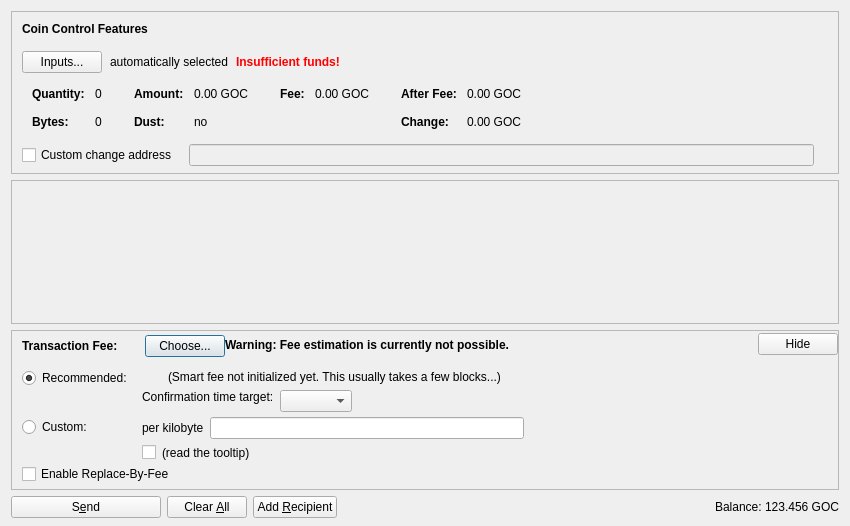
<?xml version="1.0" encoding="UTF-8"?>
<ui version="4.0">
 <class>SendCoinsDialog</class>
 <widget class="QDialog" name="SendCoinsDialog">
  <property name="geometry">
   <rect>
    <x>0</x>
    <y>0</y>
    <width>850</width>
    <height>526</height>
   </rect>
  </property>
  <property name="windowTitle">
   <string>Send Coins</string>
  </property>
  <layout class="QVBoxLayout" name="verticalLayout" stretch="0,1,0,0">
   <property name="bottomMargin">
    <number>8</number>
   </property>
   <item>
    <widget class="QFrame" name="frameCoinControl">
     <property name="sizePolicy">
      <sizepolicy hsizetype="Expanding" vsizetype="Expanding">
       <horstretch>0</horstretch>
       <verstretch>0</verstretch>
      </sizepolicy>
     </property>
     <property name="maximumSize">
      <size>
       <width>16777215</width>
       <height>16777215</height>
      </size>
     </property>
     <property name="frameShape">
      <enum>QFrame::StyledPanel</enum>
     </property>
     <property name="frameShadow">
      <enum>QFrame::Sunken</enum>
     </property>
     <layout class="QVBoxLayout" name="verticalLayoutCoinControl2">
      <property name="spacing">
       <number>0</number>
      </property>
      <property name="leftMargin">
       <number>0</number>
      </property>
      <property name="topMargin">
       <number>0</number>
      </property>
      <property name="rightMargin">
       <number>0</number>
      </property>
      <property name="bottomMargin">
       <number>6</number>
      </property>
      <item>
       <layout class="QVBoxLayout" name="verticalLayoutCoinControl" stretch="0,0,0,0,1">
        <property name="spacing">
         <number>0</number>
        </property>
        <property name="leftMargin">
         <number>10</number>
        </property>
        <property name="topMargin">
         <number>10</number>
        </property>
        <item>
         <layout class="QHBoxLayout" name="horizontalLayoutCoinControl1">
          <property name="bottomMargin">
           <number>15</number>
          </property>
          <item>
           <widget class="QLabel" name="labelCoinControlFeatures">
            <property name="sizePolicy">
             <sizepolicy hsizetype="Preferred" vsizetype="Maximum">
              <horstretch>0</horstretch>
              <verstretch>0</verstretch>
             </sizepolicy>
            </property>
            <property name="font">
             <font>
              <weight>75</weight>
              <bold>true</bold>
             </font>
            </property>
            <property name="styleSheet">
             <string notr="true">font-weight:bold;</string>
            </property>
            <property name="text">
             <string>Coin Control Features</string>
            </property>
           </widget>
          </item>
         </layout>
        </item>
        <item>
         <layout class="QHBoxLayout" name="horizontalLayoutCoinControl2" stretch="0,0,0,0">
          <property name="spacing">
           <number>8</number>
          </property>
          <property name="bottomMargin">
           <number>10</number>
          </property>
          <item>
           <widget class="QPushButton" name="pushButtonCoinControl">
            <property name="styleSheet">
             <string notr="true"/>
            </property>
            <property name="text">
             <string>Inputs...</string>
            </property>
            <property name="autoDefault">
             <bool>false</bool>
            </property>
           </widget>
          </item>
          <item>
           <widget class="QLabel" name="labelCoinControlAutomaticallySelected">
            <property name="text">
             <string>automatically selected</string>
            </property>
            <property name="margin">
             <number>5</number>
            </property>
           </widget>
          </item>
          <item>
           <widget class="QLabel" name="labelCoinControlInsuffFunds">
            <property name="font">
             <font>
              <weight>75</weight>
              <bold>true</bold>
             </font>
            </property>
            <property name="styleSheet">
             <string notr="true">color:red;font-weight:bold;</string>
            </property>
            <property name="text">
             <string>Insufficient funds!</string>
            </property>
            <property name="margin">
             <number>5</number>
            </property>
           </widget>
          </item>
          <item>
           <spacer name="horizontalSpacerCoinControl">
            <property name="orientation">
             <enum>Qt::Horizontal</enum>
            </property>
            <property name="sizeHint" stdset="0">
             <size>
              <width>40</width>
              <height>1</height>
             </size>
            </property>
           </spacer>
          </item>
         </layout>
        </item>
        <item>
         <widget class="QWidget" name="widgetCoinControl" native="true">
          <property name="sizePolicy">
           <sizepolicy hsizetype="Preferred" vsizetype="Preferred">
            <horstretch>0</horstretch>
            <verstretch>0</verstretch>
           </sizepolicy>
          </property>
          <property name="minimumSize">
           <size>
            <width>0</width>
            <height>0</height>
           </size>
          </property>
          <property name="styleSheet">
           <string notr="true"/>
          </property>
          <layout class="QHBoxLayout" name="horizontalLayoutCoinControl5">
           <property name="leftMargin">
            <number>0</number>
           </property>
           <property name="topMargin">
            <number>0</number>
           </property>
           <property name="rightMargin">
            <number>0</number>
           </property>
           <property name="bottomMargin">
            <number>0</number>
           </property>
           <item>
            <layout class="QHBoxLayout" name="horizontalLayoutCoinControl3" stretch="0,0,0,1">
             <property name="spacing">
              <number>20</number>
             </property>
             <property name="topMargin">
              <number>0</number>
             </property>
             <property name="bottomMargin">
              <number>10</number>
             </property>
             <item>
              <layout class="QFormLayout" name="formLayoutCoinControl1">
               <property name="horizontalSpacing">
                <number>10</number>
               </property>
               <property name="verticalSpacing">
                <number>14</number>
               </property>
               <property name="leftMargin">
                <number>10</number>
               </property>
               <property name="topMargin">
                <number>4</number>
               </property>
               <property name="rightMargin">
                <number>6</number>
               </property>
               <item row="0" column="0">
                <widget class="QLabel" name="labelCoinControlQuantityText">
                 <property name="font">
                  <font>
                   <weight>75</weight>
                   <bold>true</bold>
                  </font>
                 </property>
                 <property name="text">
                  <string>Quantity:</string>
                 </property>
                 <property name="margin">
                  <number>0</number>
                 </property>
                </widget>
               </item>
               <item row="0" column="1">
                <widget class="QLabel" name="labelCoinControlQuantity">
                 <property name="cursor">
                  <cursorShape>IBeamCursor</cursorShape>
                 </property>
                 <property name="contextMenuPolicy">
                  <enum>Qt::ActionsContextMenu</enum>
                 </property>
                 <property name="text">
                  <string notr="true">0</string>
                 </property>
                 <property name="margin">
                  <number>0</number>
                 </property>
                 <property name="textInteractionFlags">
                  <set>Qt::LinksAccessibleByMouse|Qt::TextSelectableByKeyboard|Qt::TextSelectableByMouse</set>
                 </property>
                </widget>
               </item>
               <item row="1" column="0">
                <widget class="QLabel" name="labelCoinControlBytesText">
                 <property name="font">
                  <font>
                   <weight>75</weight>
                   <bold>true</bold>
                  </font>
                 </property>
                 <property name="text">
                  <string>Bytes:</string>
                 </property>
                </widget>
               </item>
               <item row="1" column="1">
                <widget class="QLabel" name="labelCoinControlBytes">
                 <property name="cursor">
                  <cursorShape>IBeamCursor</cursorShape>
                 </property>
                 <property name="contextMenuPolicy">
                  <enum>Qt::ActionsContextMenu</enum>
                 </property>
                 <property name="text">
                  <string notr="true">0</string>
                 </property>
                 <property name="textInteractionFlags">
                  <set>Qt::LinksAccessibleByMouse|Qt::TextSelectableByKeyboard|Qt::TextSelectableByMouse</set>
                 </property>
                </widget>
               </item>
              </layout>
             </item>
             <item>
              <layout class="QFormLayout" name="formLayoutCoinControl2">
               <property name="horizontalSpacing">
                <number>10</number>
               </property>
               <property name="verticalSpacing">
                <number>14</number>
               </property>
               <property name="leftMargin">
                <number>6</number>
               </property>
               <property name="topMargin">
                <number>4</number>
               </property>
               <property name="rightMargin">
                <number>6</number>
               </property>
               <item row="0" column="0">
                <widget class="QLabel" name="labelCoinControlAmountText">
                 <property name="font">
                  <font>
                   <weight>75</weight>
                   <bold>true</bold>
                  </font>
                 </property>
                 <property name="text">
                  <string>Amount:</string>
                 </property>
                 <property name="margin">
                  <number>0</number>
                 </property>
                </widget>
               </item>
               <item row="0" column="1">
                <widget class="QLabel" name="labelCoinControlAmount">
                 <property name="cursor">
                  <cursorShape>IBeamCursor</cursorShape>
                 </property>
                 <property name="contextMenuPolicy">
                  <enum>Qt::ActionsContextMenu</enum>
                 </property>
                 <property name="text">
                  <string notr="true">0.00 GOC</string>
                 </property>
                 <property name="textInteractionFlags">
                  <set>Qt::LinksAccessibleByMouse|Qt::TextSelectableByKeyboard|Qt::TextSelectableByMouse</set>
                 </property>
                </widget>
               </item>
               <item row="1" column="0">
                <widget class="QLabel" name="labelCoinControlLowOutputText">
                 <property name="font">
                  <font>
                   <weight>75</weight>
                   <bold>true</bold>
                  </font>
                 </property>
                 <property name="text">
                  <string>Dust:</string>
                 </property>
                </widget>
               </item>
               <item row="1" column="1">
                <widget class="QLabel" name="labelCoinControlLowOutput">
                 <property name="cursor">
                  <cursorShape>IBeamCursor</cursorShape>
                 </property>
                 <property name="contextMenuPolicy">
                  <enum>Qt::ActionsContextMenu</enum>
                 </property>
                 <property name="text">
                  <string notr="true">no</string>
                 </property>
                 <property name="textInteractionFlags">
                  <set>Qt::LinksAccessibleByMouse|Qt::TextSelectableByKeyboard|Qt::TextSelectableByMouse</set>
                 </property>
                </widget>
               </item>
              </layout>
             </item>
             <item>
              <layout class="QFormLayout" name="formLayoutCoinControl3">
               <property name="horizontalSpacing">
                <number>10</number>
               </property>
               <property name="verticalSpacing">
                <number>14</number>
               </property>
               <property name="leftMargin">
                <number>6</number>
               </property>
               <property name="topMargin">
                <number>4</number>
               </property>
               <property name="rightMargin">
                <number>6</number>
               </property>
               <item row="0" column="0">
                <widget class="QLabel" name="labelCoinControlFeeText">
                 <property name="font">
                  <font>
                   <weight>75</weight>
                   <bold>true</bold>
                  </font>
                 </property>
                 <property name="text">
                  <string>Fee:</string>
                 </property>
                 <property name="margin">
                  <number>0</number>
                 </property>
                </widget>
               </item>
               <item row="0" column="1">
                <widget class="QLabel" name="labelCoinControlFee">
                 <property name="cursor">
                  <cursorShape>IBeamCursor</cursorShape>
                 </property>
                 <property name="contextMenuPolicy">
                  <enum>Qt::ActionsContextMenu</enum>
                 </property>
                 <property name="text">
                  <string notr="true">0.00 GOC</string>
                 </property>
                 <property name="textInteractionFlags">
                  <set>Qt::LinksAccessibleByMouse|Qt::TextSelectableByKeyboard|Qt::TextSelectableByMouse</set>
                 </property>
                </widget>
               </item>
              </layout>
             </item>
             <item>
              <layout class="QFormLayout" name="formLayoutCoinControl4">
               <property name="horizontalSpacing">
                <number>10</number>
               </property>
               <property name="verticalSpacing">
                <number>14</number>
               </property>
               <property name="leftMargin">
                <number>6</number>
               </property>
               <property name="topMargin">
                <number>4</number>
               </property>
               <property name="rightMargin">
                <number>6</number>
               </property>
               <item row="0" column="0">
                <widget class="QLabel" name="labelCoinControlAfterFeeText">
                 <property name="font">
                  <font>
                   <weight>75</weight>
                   <bold>true</bold>
                  </font>
                 </property>
                 <property name="text">
                  <string>After Fee:</string>
                 </property>
                 <property name="margin">
                  <number>0</number>
                 </property>
                </widget>
               </item>
               <item row="0" column="1">
                <widget class="QLabel" name="labelCoinControlAfterFee">
                 <property name="cursor">
                  <cursorShape>IBeamCursor</cursorShape>
                 </property>
                 <property name="contextMenuPolicy">
                  <enum>Qt::ActionsContextMenu</enum>
                 </property>
                 <property name="text">
                  <string notr="true">0.00 GOC</string>
                 </property>
                 <property name="textInteractionFlags">
                  <set>Qt::LinksAccessibleByMouse|Qt::TextSelectableByKeyboard|Qt::TextSelectableByMouse</set>
                 </property>
                </widget>
               </item>
               <item row="1" column="0">
                <widget class="QLabel" name="labelCoinControlChangeText">
                 <property name="font">
                  <font>
                   <weight>75</weight>
                   <bold>true</bold>
                  </font>
                 </property>
                 <property name="text">
                  <string>Change:</string>
                 </property>
                </widget>
               </item>
               <item row="1" column="1">
                <widget class="QLabel" name="labelCoinControlChange">
                 <property name="cursor">
                  <cursorShape>IBeamCursor</cursorShape>
                 </property>
                 <property name="contextMenuPolicy">
                  <enum>Qt::ActionsContextMenu</enum>
                 </property>
                 <property name="text">
                  <string notr="true">0.00 GOC</string>
                 </property>
                 <property name="textInteractionFlags">
                  <set>Qt::LinksAccessibleByMouse|Qt::TextSelectableByKeyboard|Qt::TextSelectableByMouse</set>
                 </property>
                </widget>
               </item>
              </layout>
             </item>
            </layout>
           </item>
          </layout>
         </widget>
        </item>
        <item>
         <layout class="QHBoxLayout" name="horizontalLayoutCoinControl4" stretch="0,0,0">
          <property name="spacing">
           <number>12</number>
          </property>
          <property name="sizeConstraint">
           <enum>QLayout::SetDefaultConstraint</enum>
          </property>
          <property name="topMargin">
           <number>5</number>
          </property>
          <property name="rightMargin">
           <number>5</number>
          </property>
          <item>
           <widget class="QCheckBox" name="checkBoxCoinControlChange">
            <property name="toolTip">
             <string>If this is activated, but the change address is empty or invalid, change will be sent to a newly generated address.</string>
            </property>
            <property name="text">
             <string>Custom change address</string>
            </property>
           </widget>
          </item>
          <item>
           <widget class="QValidatedLineEdit" name="lineEditCoinControlChange">
            <property name="enabled">
             <bool>false</bool>
            </property>
            <property name="sizePolicy">
             <sizepolicy hsizetype="Expanding" vsizetype="Fixed">
              <horstretch>0</horstretch>
              <verstretch>0</verstretch>
             </sizepolicy>
            </property>
           </widget>
          </item>
          <item>
           <widget class="QLabel" name="labelCoinControlChangeLabel">
            <property name="sizePolicy">
             <sizepolicy hsizetype="Preferred" vsizetype="Expanding">
              <horstretch>0</horstretch>
              <verstretch>0</verstretch>
             </sizepolicy>
            </property>
            <property name="minimumSize">
             <size>
              <width>0</width>
              <height>0</height>
             </size>
            </property>
            <property name="text">
             <string/>
            </property>
            <property name="margin">
             <number>3</number>
            </property>
           </widget>
          </item>
         </layout>
        </item>
        <item>
         <spacer name="verticalSpacerCoinControl">
          <property name="orientation">
           <enum>Qt::Vertical</enum>
          </property>
          <property name="sizeHint" stdset="0">
           <size>
            <width>800</width>
            <height>1</height>
           </size>
          </property>
         </spacer>
        </item>
       </layout>
      </item>
     </layout>
    </widget>
   </item>
   <item>
    <widget class="QScrollArea" name="scrollArea">
     <property name="widgetResizable">
      <bool>true</bool>
     </property>
     <widget class="QWidget" name="scrollAreaWidgetContents">
      <property name="geometry">
       <rect>
        <x>0</x>
        <y>0</y>
        <width>830</width>
        <height>104</height>
       </rect>
      </property>
      <layout class="QVBoxLayout" name="verticalLayout_2" stretch="0,1">
       <property name="leftMargin">
        <number>0</number>
       </property>
       <property name="topMargin">
        <number>0</number>
       </property>
       <property name="rightMargin">
        <number>0</number>
       </property>
       <property name="bottomMargin">
        <number>0</number>
       </property>
       <item>
        <layout class="QVBoxLayout" name="entries">
         <property name="spacing">
          <number>6</number>
         </property>
        </layout>
       </item>
       <item>
        <spacer name="verticalSpacer">
         <property name="orientation">
          <enum>Qt::Vertical</enum>
         </property>
         <property name="sizeHint" stdset="0">
          <size>
           <width>20</width>
           <height>40</height>
          </size>
         </property>
        </spacer>
       </item>
      </layout>
     </widget>
    </widget>
   </item>
   <item>
    <widget class="QFrame" name="frameFee">
     <property name="sizePolicy">
      <sizepolicy hsizetype="Expanding" vsizetype="Expanding">
       <horstretch>0</horstretch>
       <verstretch>0</verstretch>
      </sizepolicy>
     </property>
     <property name="maximumSize">
      <size>
       <width>16777215</width>
       <height>16777215</height>
      </size>
     </property>
     <property name="frameShape">
      <enum>QFrame::StyledPanel</enum>
     </property>
     <property name="frameShadow">
      <enum>QFrame::Sunken</enum>
     </property>
     <layout class="QVBoxLayout" name="verticalLayoutFee1">
      <property name="spacing">
       <number>0</number>
      </property>
      <property name="leftMargin">
       <number>0</number>
      </property>
      <property name="topMargin">
       <number>0</number>
      </property>
      <property name="rightMargin">
       <number>0</number>
      </property>
      <property name="bottomMargin">
       <number>0</number>
      </property>
      <item>
       <layout class="QVBoxLayout" name="verticalLayoutFee2" stretch="0,0,0">
        <property name="spacing">
         <number>0</number>
        </property>
        <property name="leftMargin">
         <number>10</number>
        </property>
        <property name="topMargin">
         <number>0</number>
        </property>
        <item>
         <layout class="QHBoxLayout" name="horizontalLayoutFee1">
          <property name="bottomMargin">
           <number>0</number>
          </property>
          <item>
           <layout class="QVBoxLayout" name="verticalLayoutFee7">
            <property name="spacing">
             <number>0</number>
            </property>
            <item>
             <spacer name="verticalSpacerSmartFee">
              <property name="orientation">
               <enum>Qt::Vertical</enum>
              </property>
              <property name="sizeType">
               <enum>QSizePolicy::Fixed</enum>
              </property>
              <property name="sizeHint" stdset="0">
               <size>
                <width>1</width>
                <height>4</height>
               </size>
              </property>
             </spacer>
            </item>
            <item>
             <layout class="QHBoxLayout" name="horizontalLayoutSmartFee">
              <property name="spacing">
               <number>10</number>
              </property>
              <item>
               <widget class="QLabel" name="labelFeeHeadline">
                <property name="sizePolicy">
                 <sizepolicy hsizetype="Preferred" vsizetype="Maximum">
                  <horstretch>0</horstretch>
                  <verstretch>0</verstretch>
                 </sizepolicy>
                </property>
                <property name="font">
                 <font>
                  <weight>75</weight>
                  <bold>true</bold>
                 </font>
                </property>
                <property name="styleSheet">
                 <string notr="true">font-weight:bold;</string>
                </property>
                <property name="text">
                 <string>Transaction Fee:</string>
                </property>
               </widget>
              </item>
              <item>
               <widget class="QLabel" name="labelFeeMinimized">
                <property name="text">
                 <string/>
                </property>
               </widget>
              </item>
              <item>
               <widget class="QPushButton" name="buttonChooseFee">
                <property name="text">
                 <string>Choose...</string>
                </property>
               </widget>
              </item>
             </layout>
            </item>
            <item>
             <spacer name="verticalSpacer_5">
              <property name="orientation">
               <enum>Qt::Vertical</enum>
              </property>
              <property name="sizeHint" stdset="0">
               <size>
                <width>1</width>
                <height>1</height>
               </size>
              </property>
             </spacer>
            </item>
           </layout>
          </item>
          <item>
           <widget class="QLabel" name="fallbackFeeWarningLabel">
            <property name="toolTip">
             <string>Using the fallbackfee can result in sending a transaction that will take several hours or days (or never) to confirm. Consider choosing your fee manually or wait until you have validated the complete chain.</string>
            </property>
            <property name="font">
            <font>
                <weight>75</weight>
                <bold>true</bold>
            </font>
            </property>
            <property name="text">
             <string>Warning: Fee estimation is currently not possible.</string>
            </property>
            <property name="wordWrap">
             <bool>false</bool>
            </property>
           </widget>
          </item>
          <item>
           <spacer name="horizontalSpacer_4">
            <property name="orientation">
             <enum>Qt::Horizontal</enum>
            </property>
            <property name="sizeType">
             <enum>QSizePolicy::MinimumExpanding</enum>
            </property>
            <property name="sizeHint" stdset="0">
             <size>
              <width>40</width>
              <height>20</height>
             </size>
            </property>
           </spacer>
          </item>
          <item>
           <widget class="QPushButton" name="buttonMinimizeFee">
            <property name="toolTip">
             <string>collapse fee-settings</string>
            </property>
            <property name="text">
             <string>Hide</string>
            </property>
           </widget>
          </item>
         </layout>
        </item>
        <item>
         <widget class="QFrame" name="frameFeeSelection">
          <layout class="QVBoxLayout" name="verticalLayoutFee12">
           <property name="spacing">
            <number>0</number>
           </property>
           <property name="leftMargin">
            <number>0</number>
           </property>
           <property name="topMargin">
            <number>0</number>
           </property>
           <property name="rightMargin">
            <number>0</number>
           </property>
           <property name="bottomMargin">
            <number>0</number>
           </property>
           <item>
            <layout class="QGridLayout" name="gridLayoutFee">
             <property name="topMargin">
              <number>10</number>
             </property>
             <property name="bottomMargin">
              <number>4</number>
             </property>
             <property name="horizontalSpacing">
              <number>10</number>
             </property>
             <property name="verticalSpacing">
              <number>4</number>
             </property>
             <item row="1" column="1">
              <layout class="QVBoxLayout" name="verticalLayoutFee8">
               <property name="spacing">
                <number>6</number>
               </property>
               <item>
                <layout class="QHBoxLayout" name="horizontalLayoutFee13">
                 <item>
                  <widget class="QLabel" name="labelCustomPerKilobyte">
                   <property name="toolTip">
                    <string>Specify a custom fee per kB (1,000 bytes) of the transaction's virtual size.

Note:  Since the fee is calculated on a per-byte basis, a fee of "100 satoshis per kB" for a transaction size of 500 bytes (half of 1 kB) would ultimately yield a fee of only 50 satoshis.</string>
                   </property>
                   <property name="text">
                    <string>per kilobyte</string>
                   </property>
                  </widget>
                 </item>
                 <item>
                  <widget class="BitcoinAmountField" name="customFee"/>
                 </item>
                 <item>
                  <spacer name="horizontalSpacer_6">
                   <property name="orientation">
                    <enum>Qt::Horizontal</enum>
                   </property>
                   <property name="sizeHint" stdset="0">
                    <size>
                     <width>1</width>
                     <height>1</height>
                    </size>
                   </property>
                  </spacer>
                 </item>
                </layout>
               </item>
               <item>
                <layout class="QHBoxLayout" name="horizontalLayoutFee8">
                 <item>
                  <widget class="QCheckBox" name="checkBoxMinimumFee">
                   <property name="toolTip">
                    <string>Paying only the minimum fee is just fine as long as there is less transaction volume than space in the blocks. But be aware that this can end up in a never confirming transaction once there is more demand for gocoin transactions than the network can process.</string>
                   </property>
                   <property name="text">
                    <string/>
                   </property>
                  </widget>
                 </item>
                 <item>
                  <widget class="QLabel" name="labelMinFeeWarning">
                   <property name="enabled">
                    <bool>true</bool>
                   </property>
                   <property name="toolTip">
                    <string>Paying only the minimum fee is just fine as long as there is less transaction volume than space in the blocks. But be aware that this can end up in a never confirming transaction once there is more demand for gocoin transactions than the network can process.</string>
                   </property>
                   <property name="text">
                    <string>(read the tooltip)</string>
                   </property>
                   <property name="margin">
                    <number>5</number>
                   </property>
                  </widget>
                 </item>
                 <item>
                  <spacer name="horizontalSpacer_2">
                   <property name="orientation">
                    <enum>Qt::Horizontal</enum>
                   </property>
                   <property name="sizeHint" stdset="0">
                    <size>
                     <width>1</width>
                     <height>1</height>
                    </size>
                   </property>
                  </spacer>
                 </item>
                </layout>
               </item>
              </layout>
             </item>
             <item row="0" column="0">
              <layout class="QVBoxLayout" name="verticalLayoutFee4" stretch="0,1">
               <item>
                <widget class="QRadioButton" name="radioSmartFee">
                 <property name="text">
                  <string>Recommended:</string>
                 </property>
                 <property name="checked">
                  <bool>true</bool>
                 </property>
                 <attribute name="buttonGroup">
                  <string notr="true">groupFee</string>
                 </attribute>
                </widget>
               </item>
               <item>
                <spacer name="verticalSpacer_2">
                 <property name="orientation">
                  <enum>Qt::Vertical</enum>
                 </property>
                 <property name="sizeHint" stdset="0">
                  <size>
                   <width>1</width>
                   <height>1</height>
                  </size>
                 </property>
                </spacer>
               </item>
              </layout>
             </item>
             <item row="1" column="0">
              <layout class="QVBoxLayout" name="verticalLayoutFee9" stretch="0,1">
               <item>
                <widget class="QRadioButton" name="radioCustomFee">
                 <property name="text">
                  <string>Custom:</string>
                 </property>
                 <attribute name="buttonGroup">
                  <string notr="true">groupFee</string>
                 </attribute>
                </widget>
               </item>
               <item>
                <spacer name="verticalSpacer_6">
                 <property name="orientation">
                  <enum>Qt::Vertical</enum>
                 </property>
                 <property name="sizeHint" stdset="0">
                  <size>
                   <width>1</width>
                   <height>1</height>
                  </size>
                 </property>
                </spacer>
               </item>
              </layout>
             </item>
             <item row="0" column="1">
              <layout class="QVBoxLayout" name="verticalLayoutFee3" stretch="0,0,1">
               <property name="spacing">
                <number>6</number>
               </property>
               <property name="topMargin">
                <number>2</number>
               </property>
               <item>
                <layout class="QHBoxLayout" name="horizontalLayoutFee12">
                 <item>
                  <widget class="QLabel" name="labelSmartFee">
                   <property name="text">
                    <string/>
                   </property>
                   <property name="margin">
                    <number>2</number>
                   </property>
                  </widget>
                 </item>
                 <item>
                  <widget class="QLabel" name="labelFeeEstimation">
                   <property name="text">
                    <string/>
                   </property>
                  </widget>
                 </item>
                 <item>
                  <widget class="QLabel" name="labelSmartFee2">
                   <property name="text">
                    <string>(Smart fee not initialized yet. This usually takes a few blocks...)</string>
                   </property>
                   <property name="margin">
                    <number>2</number>
                   </property>
                  </widget>
                 </item>
                 <item>
                  <spacer name="horizontalSpacer_5">
                   <property name="orientation">
                    <enum>Qt::Horizontal</enum>
                   </property>
                   <property name="sizeHint" stdset="0">
                    <size>
                     <width>1</width>
                     <height>1</height>
                    </size>
                   </property>
                  </spacer>
                 </item>
                </layout>
               </item>
               <item>
                <layout class="QHBoxLayout" name="horizontalLayoutFee9">
                 <item>
                  <layout class="QVBoxLayout" name="verticalLayoutFee6">
                   <item>
                    <widget class="QLabel" name="labelSmartFee3">
                     <property name="text">
                      <string>Confirmation time target:</string>
                     </property>
                     <property name="margin">
                      <number>2</number>
                     </property>
                    </widget>
                   </item>
                   <item>
                    <spacer name="verticalSpacer_3">
                     <property name="orientation">
                      <enum>Qt::Vertical</enum>
                     </property>
                     <property name="sizeHint" stdset="0">
                      <size>
                       <width>1</width>
                       <height>1</height>
                      </size>
                     </property>
                    </spacer>
                   </item>
                  </layout>
                 </item>
                 <item>
                  <layout class="QVBoxLayout" name="verticalLayoutFee5">
                   <property name="rightMargin">
                    <number>30</number>
                   </property>
                   <item>
                    <layout class="QHBoxLayout" name="horizontalLayoutConfTarget">
                     <property name="bottomMargin">
                      <number>0</number>
                     </property>
                     <item>
                      <widget class="QComboBox" name="confTargetSelector"/>
                     </item>
                     <item>
                      <spacer name="horizontalSpacerConfTarget">
                       <property name="orientation">
                        <enum>Qt::Horizontal</enum>
                       </property>
                       <property name="sizeHint" stdset="0">
                        <size>
                         <width>40</width>
                         <height>20</height>
                        </size>
                       </property>
                      </spacer>
                     </item>
                    </layout>
                   </item>
                  </layout>
                 </item>
                </layout>
               </item>
               <item>
                <spacer name="verticalSpacer_4">
                 <property name="orientation">
                  <enum>Qt::Vertical</enum>
                 </property>
                 <property name="sizeHint" stdset="0">
                  <size>
                   <width>1</width>
                   <height>1</height>
                  </size>
                 </property>
                </spacer>
               </item>
              </layout>
             </item>
            </layout>
           </item>
           <item>
            <widget class="QCheckBox" name="optInRBF">
             <property name="text">
              <string>Enable Replace-By-Fee</string>
             </property>
             <property name="toolTip">
              <string>With Replace-By-Fee (BIP-125) you can increase a transaction's fee after it is sent. Without this, a higher fee may be recommended to compensate for increased transaction delay risk.</string>
             </property>
            </widget>
           </item>
          </layout>
         </widget>
        </item>
        <item>
         <spacer name="verticalSpacerFee">
          <property name="orientation">
           <enum>Qt::Vertical</enum>
          </property>
          <property name="sizeHint" stdset="0">
           <size>
            <width>40</width>
            <height>5</height>
           </size>
          </property>
         </spacer>
        </item>
       </layout>
      </item>
     </layout>
    </widget>
   </item>
   <item>
    <layout class="QHBoxLayout" name="horizontalLayout">
     <item>
      <widget class="QPushButton" name="sendButton">
       <property name="minimumSize">
        <size>
         <width>150</width>
         <height>0</height>
        </size>
       </property>
       <property name="toolTip">
        <string>Confirm the send action</string>
       </property>
       <property name="text">
        <string>S&amp;end</string>
       </property>
       <property name="icon">
        <iconset resource="../bitcoin.qrc">
         <normaloff>:/icons/send</normaloff>:/icons/send</iconset>
       </property>
       <property name="autoDefault">
        <bool>false</bool>
       </property>
       <property name="default">
        <bool>false</bool>
       </property>
      </widget>
     </item>
     <item>
      <widget class="QPushButton" name="clearButton">
       <property name="sizePolicy">
        <sizepolicy hsizetype="Minimum" vsizetype="Fixed">
         <horstretch>0</horstretch>
         <verstretch>0</verstretch>
        </sizepolicy>
       </property>
       <property name="toolTip">
        <string>Clear all fields of the form.</string>
       </property>
       <property name="text">
        <string>Clear &amp;All</string>
       </property>
       <property name="icon">
        <iconset resource="../bitcoin.qrc">
         <normaloff>:/icons/remove</normaloff>:/icons/remove</iconset>
       </property>
       <property name="autoDefault">
        <bool>false</bool>
       </property>
      </widget>
     </item>
     <item>
      <widget class="QPushButton" name="addButton">
       <property name="toolTip">
        <string>Send to multiple recipients at once</string>
       </property>
       <property name="text">
        <string>Add &amp;Recipient</string>
       </property>
       <property name="icon">
        <iconset resource="../bitcoin.qrc">
         <normaloff>:/icons/add</normaloff>:/icons/add</iconset>
       </property>
       <property name="autoDefault">
        <bool>false</bool>
       </property>
      </widget>
     </item>
     <item>
      <spacer name="horizontalSpacer">
       <property name="orientation">
        <enum>Qt::Horizontal</enum>
       </property>
       <property name="sizeHint" stdset="0">
        <size>
         <width>40</width>
         <height>20</height>
        </size>
       </property>
      </spacer>
     </item>
     <item>
      <layout class="QHBoxLayout" name="horizontalLayout_2">
       <property name="spacing">
        <number>3</number>
       </property>
       <item>
        <widget class="QLabel" name="label">
         <property name="sizePolicy">
          <sizepolicy hsizetype="Preferred" vsizetype="Fixed">
           <horstretch>0</horstretch>
           <verstretch>0</verstretch>
          </sizepolicy>
         </property>
         <property name="text">
          <string>Balance:</string>
         </property>
        </widget>
       </item>
       <item>
        <widget class="QLabel" name="labelBalance">
         <property name="sizePolicy">
          <sizepolicy hsizetype="Preferred" vsizetype="Fixed">
           <horstretch>0</horstretch>
           <verstretch>0</verstretch>
          </sizepolicy>
         </property>
         <property name="cursor">
          <cursorShape>IBeamCursor</cursorShape>
         </property>
         <property name="text">
          <string notr="true">123.456 GOC</string>
         </property>
         <property name="textInteractionFlags">
          <set>Qt::LinksAccessibleByMouse|Qt::TextSelectableByKeyboard|Qt::TextSelectableByMouse</set>
         </property>
        </widget>
       </item>
      </layout>
     </item>
    </layout>
   </item>
  </layout>
 </widget>
 <customwidgets>
  <customwidget>
   <class>QValidatedLineEdit</class>
   <extends>QLineEdit</extends>
   <header>qt/qvalidatedlineedit.h</header>
  </customwidget>
  <customwidget>
   <class>BitcoinAmountField</class>
   <extends>QLineEdit</extends>
   <header>qt/bitcoinamountfield.h</header>
   <container>1</container>
  </customwidget>
 </customwidgets>
 <resources>
  <include location="../bitcoin.qrc"/>
 </resources>
 <connections/>
 <buttongroups>
  <buttongroup name="groupFee"/>
 </buttongroups>
</ui>
